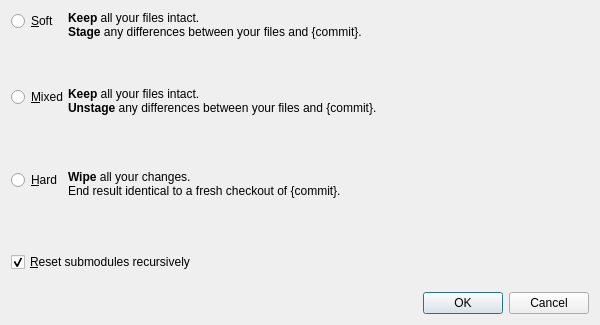
<?xml version="1.0" encoding="UTF-8"?>
<ui version="4.0">
 <class>ResetHeadDialog</class>
 <widget class="QDialog" name="ResetHeadDialog">
  <property name="geometry">
   <rect>
    <x>0</x>
    <y>0</y>
    <width>600</width>
    <height>325</height>
   </rect>
  </property>
  <property name="windowTitle">
   <string>Reset HEAD</string>
  </property>
  <layout class="QGridLayout" name="gridLayout">
   <property name="horizontalSpacing">
    <number>0</number>
   </property>
   <property name="verticalSpacing">
    <number>20</number>
   </property>
   <item row="0" column="0" alignment="Qt::AlignTop">
    <widget class="QRadioButton" name="softButton">
     <property name="autoFillBackground">
      <bool>false</bool>
     </property>
     <property name="text">
      <string notr="true">&amp;Soft</string>
     </property>
    </widget>
   </item>
   <item row="0" column="1">
    <widget class="QLabel" name="softHelp">
     <property name="sizePolicy">
      <sizepolicy hsizetype="Preferred" vsizetype="Fixed">
       <horstretch>2</horstretch>
       <verstretch>0</verstretch>
      </sizepolicy>
     </property>
     <property name="text">
      <string>&lt;b&gt;Keep&lt;/b&gt; all your files intact.
&lt;br&gt;&lt;b&gt;Stage&lt;/b&gt; any differences between your files and {commit}.</string>
     </property>
     <property name="alignment">
      <set>Qt::AlignLeading|Qt::AlignLeft|Qt::AlignTop</set>
     </property>
     <property name="wordWrap">
      <bool>true</bool>
     </property>
    </widget>
   </item>
   <item row="5" column="0" colspan="2">
    <widget class="QDialogButtonBox" name="buttonBox">
     <property name="orientation">
      <enum>Qt::Horizontal</enum>
     </property>
     <property name="standardButtons">
      <set>QDialogButtonBox::Cancel|QDialogButtonBox::Ok</set>
     </property>
    </widget>
   </item>
   <item row="2" column="0" alignment="Qt::AlignTop">
    <widget class="QRadioButton" name="hardButton">
     <property name="text">
      <string notr="true">&amp;Hard</string>
     </property>
    </widget>
   </item>
   <item row="1" column="1">
    <widget class="QLabel" name="mixedHelp">
     <property name="text">
      <string>&lt;b&gt;Keep&lt;/b&gt; all your files intact.
&lt;br&gt;&lt;b&gt;Unstage&lt;/b&gt; any differences between your files and {commit}.</string>
     </property>
     <property name="alignment">
      <set>Qt::AlignLeading|Qt::AlignLeft|Qt::AlignTop</set>
     </property>
     <property name="wordWrap">
      <bool>true</bool>
     </property>
    </widget>
   </item>
   <item row="2" column="1">
    <widget class="QLabel" name="hardHelp">
     <property name="text">
      <string>&lt;b&gt;Wipe&lt;/b&gt; all your changes.
&lt;br&gt;End result identical to a fresh checkout of {commit}.</string>
     </property>
     <property name="alignment">
      <set>Qt::AlignLeading|Qt::AlignLeft|Qt::AlignTop</set>
     </property>
     <property name="wordWrap">
      <bool>true</bool>
     </property>
    </widget>
   </item>
   <item row="1" column="0" alignment="Qt::AlignTop">
    <widget class="QRadioButton" name="mixedButton">
     <property name="text">
      <string notr="true">&amp;Mixed</string>
     </property>
    </widget>
   </item>
   <item row="3" column="0" colspan="2">
    <widget class="QCheckBox" name="recurseCheckBox">
     <property name="text">
      <string>&amp;Reset submodules recursively</string>
     </property>
     <property name="checked">
      <bool>true</bool>
     </property>
    </widget>
   </item>
  </layout>
 </widget>
 <tabstops>
  <tabstop>softButton</tabstop>
  <tabstop>mixedButton</tabstop>
  <tabstop>hardButton</tabstop>
 </tabstops>
 <resources/>
 <connections>
  <connection>
   <sender>buttonBox</sender>
   <signal>accepted()</signal>
   <receiver>ResetHeadDialog</receiver>
   <slot>accept()</slot>
   <hints>
    <hint type="sourcelabel">
     <x>254</x>
     <y>318</y>
    </hint>
    <hint type="destinationlabel">
     <x>157</x>
     <y>274</y>
    </hint>
   </hints>
  </connection>
  <connection>
   <sender>buttonBox</sender>
   <signal>rejected()</signal>
   <receiver>ResetHeadDialog</receiver>
   <slot>reject()</slot>
   <hints>
    <hint type="sourcelabel">
     <x>322</x>
     <y>318</y>
    </hint>
    <hint type="destinationlabel">
     <x>286</x>
     <y>274</y>
    </hint>
   </hints>
  </connection>
 </connections>
</ui>
